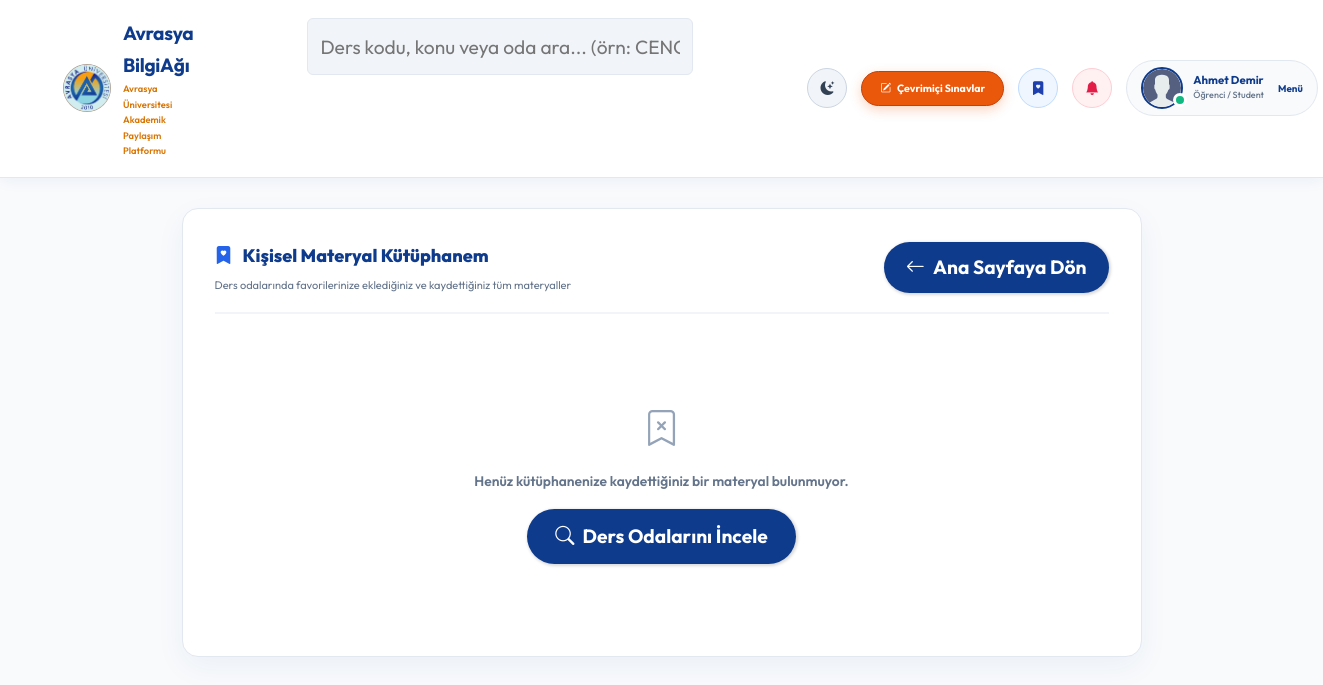
The app's page /my-saved-resources/ (signed in), older data.
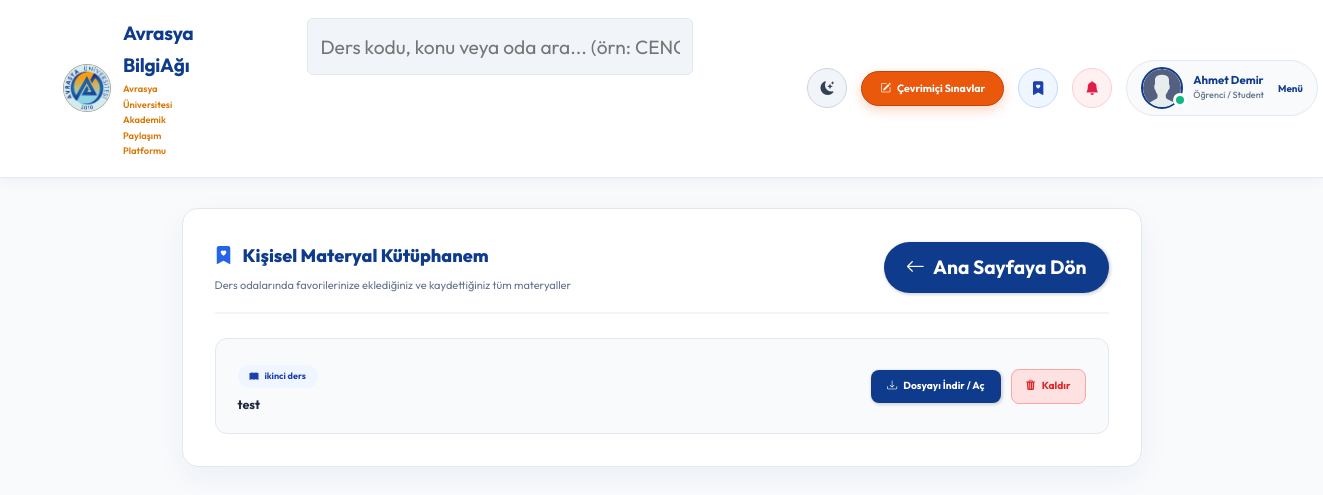
The same page, newer data.
### base/models.py (models this page shows, shortened)
class Resource(models.Model):
    user = models.ForeignKey(User, on_delete=models.CASCADE)
    room = models.ForeignKey(Room, on_delete=models.CASCADE, related_name='resources')
    title = models.CharField(max_length=200, verbose_name="Kaynak Başlığı")
    file = models.FileField(upload_to="resources/%Y/%m/", null=True, blank=True, verbose_name="Dosya (PDF, ZIP, Resim)")
    link = models.URLField(max_length=500, null=True, blank=True, verbose_name="Bağlantı (URL)")
    description = models.TextField(null=True, blank=True, verbose_name="Açıklama")
    saved_by = models.ManyToManyField(User, related_name='saved_resources', blank=True)
    created = models.DateTimeField(auto_now_add=True)
    class Meta:
        ordering = ['-created']

class Room(models.Model):
    host = models.ForeignKey(User, on_delete=models.SET_NULL, null=True)
    topic = models.ForeignKey(Topic, on_delete=models.SET_NULL, null=True, verbose_name="Bölüm / Akademik Konu")
    name = models.CharField(max_length=200, verbose_name="Çalışma Odası Adı")
    course_code = models.CharField(max_length=50, null=True, blank=True, verbose_name="Ders Kodu (örn: CENG201)")
    room_type = models.CharField(max_length=20, choices=ROOM_TYPE_CHOICES, default='general', verbose_name="Oda Türü")
    description = models.TextField(null=True, blank=True, verbose_name="Oda Açıklaması")
    participants = models.ManyToManyField(
        User, related_name='participants', blank=True)
    updated = models.DateTimeField(auto_now=True)
    created = models.DateTimeField(auto_now_add=True)
    class Meta:
        ordering = ['-updated', '-created']

### base/views.py (the view)
# urls.py: path('my-saved-resources/', views.saved_resources, name="saved-resources"),
@login_required(login_url='login')
def saved_resources(request):
    resources = request.user.saved_resources.all()
    return render(request, 'base/saved_resources.html', {'resources': resources})

### base/models.py (called while the page is built)
    @property
    def unread_notifications_count(self):
        return self.notifications.filter(is_read=False).count()

    @property
    def unread_notifications(self):
        return self.notifications.filter(is_read=False)

### base/templates/base/saved_resources.html (shortened to what this page needs)
{% extends 'main.html' %}
{% block content %}
<main class="layout" style="max-width: 1000px; margin: 30px auto; padding: 0 20px;">
    <div class="saved-resources-box" style="padding: 32px; border-radius: 16px; box-shadow: 0 10px 30px rgba(15, 59, 140, 0.05);">
        <div style="display: flex; justify-content: space-between; align-items: center; border-bottom: 2px solid #f1f5f9; padding-bottom: 18px; margin-bottom: 24px; flex-wrap: wrap; gap: 12px;">
            <div>
                <h2 style="margin: 0; font-size: 1.5rem; font-weight: 800; display: flex; align-items: center; gap: 10px;">
                    <i class="bi bi-bookmark-heart-fill" style="color: #2563eb;"></i> Kişisel Materyal Kütüphanem
                </h2>
                <p style="margin: 6px 0 0 0; font-size: 0.92rem;">Ders odalarında favorilerinize eklediğiniz ve kaydettiğiniz tüm materyaller</p>
            </div>
            <a href="{% url 'home' %}" class="btn btn--main" style="padding: 10px 22px; border-radius: 50px; font-weight: 700; text-decoration: none; display: inline-flex; align-items: center; gap: 8px;">
                <i class="bi bi-arrow-left"></i> Ana Sayfaya Dön
            </a>
        </div>
        <div style="display: flex; flex-direction: column; gap: 14px;">
            {% for res in resources %}
            <div class="saved-resource-card" style="display: flex; justify-content: space-between; align-items: center; padding: 18px 22px; border-radius: 12px; flex-wrap: wrap; gap: 12px;">
                <div>
                    <span style="display: inline-flex; align-items: center; gap: 6px; background: #eff6ff; color: #1e40af; font-size: 0.75rem; font-weight: 700; padding: 4px 12px; border-radius: 20px; margin-bottom: 6px;">
                        <i class="bi bi-book-fill"></i> {{ res.room.name }}
                    </span>
                    <h4 style="margin: 0; font-size: 1.05rem; font-weight: 700;">{{ res.title }}</h4>
                </div>
                <div style="display: flex; gap: 10px; align-items: center;">
                    {% if res.file %}
                    <a href="{{ res.file.url }}" target="_blank" class="btn btn--main" style="padding: 8px 16px; border-radius: 8px; font-size: 0.85rem; font-weight: 700; text-decoration: none; display: inline-flex; align-items: center; gap: 6px;">
                        <i class="bi bi-download"></i> Dosyayı İndir / Aç
                    </a>
                    {% elif res.link %}
                    <a href="{{ res.link }}" target="_blank" class="btn btn--main" style="padding: 8px 16px; border-radius: 8px; font-size: 0.85rem; font-weight: 700; text-decoration: none; display: inline-flex; align-items: center; gap: 6px;">
                        <i class="bi bi-box-arrow-up-right"></i> Bağlantıya Git
                    </a>
                    {% endif %}
                    <a href="{% url 'toggle-save-resource' res.id %}" style="background: #fee2e2; border: 1px solid #fca5a5; color: #dc2626; padding: 8px 14px; border-radius: 8px; font-size: 0.85rem; font-weight: 700; text-decoration: none; display: inline-flex; align-items: center; gap: 6px;">
                        <i class="bi bi-trash3-fill"></i> Kaldır
                    </a>
                </div>
            </div>
            {% empty %}
            <div style="text-align: center; padding: 60px 20px; width: 100%;">
                <i class="bi bi-bookmark-x" style="font-size: 3rem; color: #94a3b8; display: block; margin-bottom: 12px;"></i>
                <p style="font-size: 1.15rem; font-weight: 600; margin-bottom: 16px;">Henüz kütüphanenize kaydettiğiniz bir materyal bulunmuyor.</p>
                <a href="{% url 'home' %}" class="btn btn--main" style="padding: 12px 28px; border-radius: 50px; font-weight: 700; text-decoration: none; display: inline-flex; align-items: center; gap: 8px;">
                    <i class="bi bi-search"></i> Ders Odalarını İncele
                </a>
            </div>
            {% endfor %}
        </div>
    </div>
</main>
{% endblock content %}

Row changes from the older to the newer data that the page shows:
added Resource: room.name "ikinci ders", title "test"
Text that changed along with them:
text no longer shown: "Henüz kütüphanenize kaydettiğiniz bir materyal bulunmuyor. Ders Odalarını İncele"
